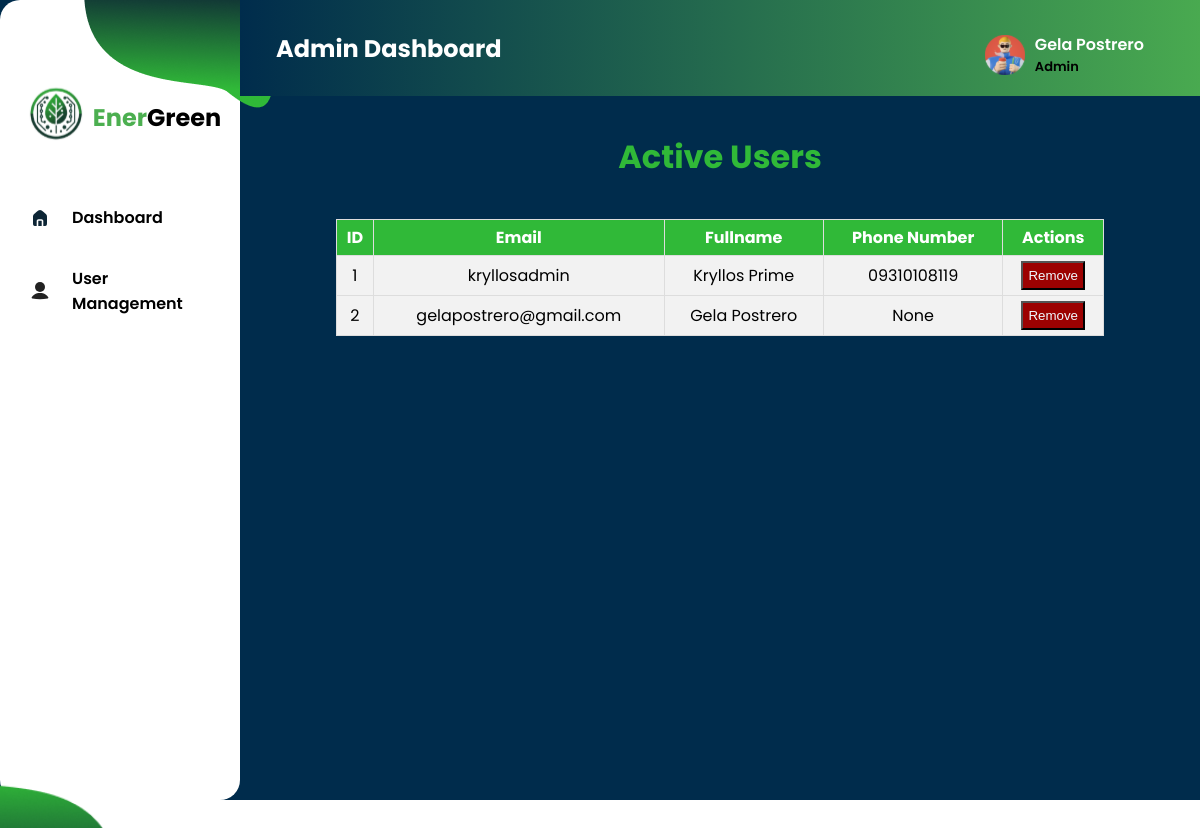
The page /UserManagement (signed in) on the database its author committed.
### tables this page shows
CREATE TABLE user (
  id INTEGER NOT NULL PRIMARY KEY,
  email TEXT NOT NULL UNIQUE,
  fullname TEXT NOT NULL,
  password TEXT DEFAULT NULL,
  phoneno TEXT DEFAULT NULL,
  hasSetup INTEGER DEFAULT 0
);

### app.py (the view)
@app.route('/UserManagement')
def UserManagement():
    records = db.getall_users(table='user')
    return render_template('AdminCarbonEmissionDash.html',fullname=session.get('name'),records=records) if not session.get('name') == None else redirect(url_for('landing'))

### app.py (called while the page is built)
@app.after_request
def after_request(response):
    response.headers['Cache-Control'] = 'no-cache,no-store,must-revalidate'
    return response

### dbhelper.py (called while the page is built)
    def getdb_connection(self):
        connection = connect(self.database)
        return connection

    def getprocess(self,sql:str):
        connection = self.getdb_connection()
        cursor = connection.cursor()
        cursor.execute(sql)
        cursor.row_factory = Row
        data:list = cursor.fetchall()  # Convert rows to dictionaries
        cursor.close()
        connection.close()
        return data

    def getall_users(self, table:str)->list:
        query = f"SELECT * FROM {table}"
        users:list = self.getprocess(query)
        return users

### templates/AdminCarbonEmissionDash.html (shortened to what this page needs)
{% extends 'AdminDashTemplate.html' %}
{% block content %}
<div style="display: flex; justify-content:center; align-items:center; padding-top: 1em;">
    <h1><span style="color: #30B938; text-align:center;">Active Users</span></h1>
</div>
<div class="table-container">
    <table class="styled-table">
        <thead>
            <tr>
                <th>ID</th>
                <th>Email</th>
                <th>Fullname</th>
                <th>Phone Number</th>
                <th>Actions</th>
            </tr>
        </thead>
        <tbody>
            {% for record in records %}
            <tr>
                <td>{{ record['id'] }}</td>
                <td>{{ record['email'] }}</td>
                <td>{{ record['fullname'].title() }}</td>
                <td>{{ record['phoneno']}}</td>
                <td><button style="cursor: pointer;background-color:rgb(156, 1, 1);color:aliceblue;padding:5px;" class="remove-btn" data-email="{{ record['email'] }}">Remove</button></td>
                </tr>
            {% endfor %}
        </tbody>
    </table>
</div>
{% endblock %}

### templates/AdminDashTemplate.html (shortened to what this page needs)
<!DOCTYPE html>
<html lang="en">
<head>
    <link rel="stylesheet" href="../static/css/AdminDashTemplateStyle.css">
</head>
<body>
    <div class="Container">
        <div class="Side-Navigation">
            <img id="sidetopimg" src="../static/images/png/sideimg2.png" alt="">
            <div class="logo-div">
                <div class="img-logo">
                    <img src="../static/images/logo/logo.svg" alt="">
                </div>
                <div class="webname">
                    <h2><span id="Color">Ener</span>Green</h2>
                </div>
            </div>
            <div class="Navigation-buttons">
                <div class="Dashbtn">
                    <li>
                        <a href="{{ url_for('AdminDashboard') }}" class="nav-button">
                            <img id="homeicon" src="../static/images/svg/Home-Icon.svg" alt="Dashboard Icon" width="24" height="24"> Dashboard
                        </a>
                    </li>
                </div>
                <div class="Dashbtn">
                    <li>
                        <a href="{{ url_for('UserManagement') }}" class="nav-button">
                            <img src="../static/images/svg/useric.svg" alt="Dashboard Icon" width="24" height="24"> User Management
                        </a>
                    </li>
                </div>
            </div>
            <img id="side-img" src="../static/images/png/sidebotimg.png" alt="" width="208">
        </div>
        <div class="Top-Main-Content">
            <div class="Top-Navigation">
                <div class="page-title">
                    <h2 id="dash-title">Admin Dashboard</h2>
                </div>
                <div class="profile-section" onclick="toggleDropdown()">
                    <a href="#">
                        <img src="../static/images/svg/profilenako.svg" alt="">
                        <div class="name-status">
                            <span id="user-name">{{ fullname }}</span> <br>
                            <p>Admin</p>
                        </div>
                    </a>
                </div>
            </div>
            {%  block content %}
            {% endblock %}
            </div>
        </div>
</body>
</html>

### static/css/AdminDashTemplateStyle.css (style rules this page uses)
body { padding: 0; margin: 0; box-sizing: border-box; overflow: hidden; }
.Container { display: flex; flex-direction: row; font-family: 'Poppins', sans-serif; overflow: hidden; width: 100vw; height: 100vh; background-color: #002c4c; }
.Side-Navigation { display: flex; align-items: center; flex-direction: column; width: 20vw; height: 100vh; background-color: #ffff; border-radius: 20px; }
#side-img { position: absolute; top: 87%; right: 90%; }
#sidetopimg { position: absolute; left: 7%; }
.profile-section span { color: #ffff; margin-right: 2em; }
.profile-section { position: relative; }
.name-status p { margin: 0; padding: 0; font-size: 13px; }
.Top-Navigation { position: relative; width: 100%; height: 12vh; background: linear-gradient(to left, #4CAF50, #002c4c); display: flex; align-items: center; padding: 0 20px; }
.page-title { position: relative; left: 1em; }
#dash-title { color: #ffff; }
.profile-section { display: flex; align-items: center; gap: 20px; position: absolute; top: 2em; right: 4em; font-weight: 600; }
.profile-section a { display: flex; align-items: center; text-decoration: none; color: black; gap: 10px; }
.profile-section img { width: 40px; height: 40px; }
.Top-Main-Content { width: 100%; height: 20vh; flex-direction: column; justify-content: space-between; }
.logo-div { display: flex; align-items: center; margin: 1em 2em 2em 2em; }
.logo-div, .Navigatiuon-buttons { margin-top: 5em; }
#Color { color: #4CAF50; }
.Dashbtn { list-style: none; width: 100%; border-radius: 20px; }
.Navigation-buttons { display: flex; flex-direction: column; align-items: flex-start; }
.Dashbtn a { display: flex; align-items: center; margin: 8px; gap: 20px; text-decoration: none; padding: 10px 20px; color: black; font-weight: 600; transition: background-color 0.3s, color 0.3s; border-radius: 10px; }
.Dashbtn a img { transition: color 0.1s; }

### templates/AdminCarbonEmissionDash.html (style rules this page uses)
.table-container { display: flex; justify-content: center; align-items: center; padding-top: 1em; max-height: 600px; overflow-y: auto; }
.styled-table { width: 80%; border-collapse: collapse; }
.styled-table thead { background-color: #30B938; color: white; }
.styled-table th, .styled-table td { padding: 5px 5px; text-align: center; border: 1px solid #ddd; }
.styled-table td { background-color: #f2f2f2; }
.styled-table tbody tr:nth-child(even) { background-color: #f2f2f2; }

### rows shown on the page
user: fullname "Gela Postrero", id "2", email "gelapostrero@gmail.com", phoneno "None"
user: id "1", email "kryllosadmin", fullname "Kryllos Prime", phoneno "09310108119"
